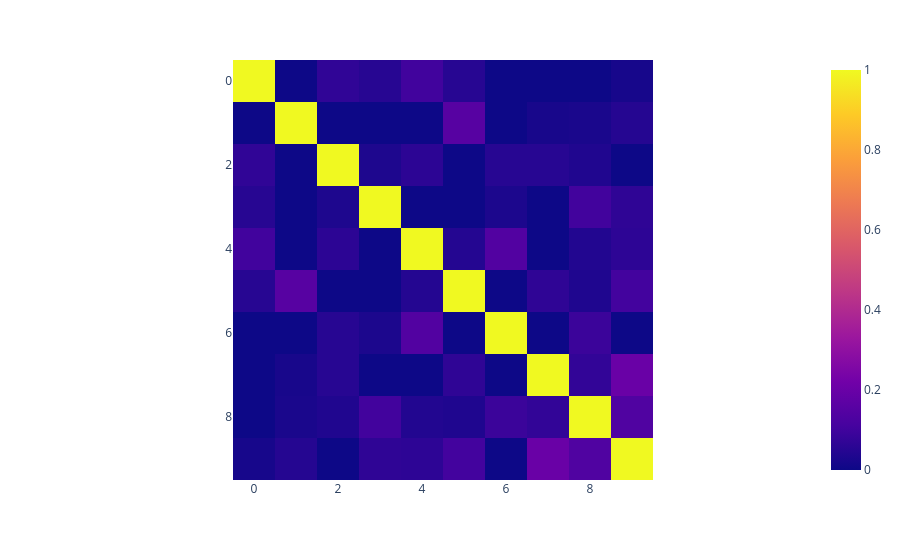

The notebook cell this image was saved under:
### Markdown cell above
Im Folgenden nutzen wir die `cosine_similarity`-Funktion, um auf der Grundlage unserer TF-IDF-vektorisierten `mixed_sents` die Ähnlichkeiten zwischen allen Sätzen in der Liste zu berechnen sowie diese anschließend als Heatmap mithilfe der `plotly` library zu visualisieren.

### Code cell
from sklearn.metrics.pairwise import cosine_similarity
import numpy as np
import plotly.express as px
import plotly.offline as pyo

pyo.init_notebook_mode(connected=True)

# Vektorisierung
vectorizer = TfidfVectorizer()
tfidf = vectorizer.fit_transform(mixed_sents)

# Berechnung Kosinusähnlichkeiten pro Satz i (i:n), Transformation in entsprechende Matrix
tfidf_sent_sim_matrix = []
for i, sent in enumerate(mixed_sents):
    cosine_similarities = cosine_similarity(tfidf[i:i+1], tfidf).flatten()
    tfidf_sent_sim_matrix.append(cosine_similarities.tolist())

# Visualisierung (Heatmap)
fig = px.imshow(tfidf_sent_sim_matrix)
fig.show()

### Figure 1 — Plotly figure (JSON) as saved in the notebook; plotly's stock layout.template omitted (floating-point values rounded to 4 significant figures)
{"data": [{"coloraxis": "coloraxis", "hovertemplate": "x: %{x}<br>y: %{y}<br>color: %{z}<extra></extra>", "name": "0", "type": "heatmap", "xaxis": "x", "yaxis": "y", "z": [[1.0, 0.0, 0.06747, 0.05012, 0.1012, 0.05052, 0.0, 0.0, 0.0, 0.02008], [0.0, 1.0, 0.0, 0.0, 0.0, 0.1543, 0.0, 0.02065, 0.02521, 0.04707], [0.06747, 0.0, 1.0, 0.03223, 0.06008, 0.0, 0.0508, 0.05115, 0.03778, 0.0], [0.05012, 0.0, 0.03223, 1.0, 0.0, 0.0, 0.02888, 0.0, 0.103, 0.0661], [0.1012, 0.0, 0.06008, 0.0, 1.0, 0.04499, 0.1407, 0.0, 0.04005, 0.06312], [0.05052, 0.1543, 0.0, 0.0, 0.04499, 1.0, 0.0, 0.0664, 0.03579, 0.1048], [0.0, 0.0, 0.0508, 0.02888, 0.1407, 0.0, 1.0, 0.0, 0.08982, 0.0], [0.0, 0.02065, 0.05115, 0.0, 0.0, 0.0664, 0.0, 1.0, 0.07282, 0.1983], [0.0, 0.02521, 0.03778, 0.103, 0.04005, 0.03579, 0.08982, 0.07282, 1.0, 0.137], [0.02008, 0.04707, 0.0, 0.0661, 0.06312, 0.1048, 0.0, 0.1983, 0.137, 1.0]]}], "layout": {"coloraxis": {"colorscale": [[0, "#0d0887"], [0.1111, "#46039f"], [0.2222, "#7201a8"], [0.3333, "#9c179e"], [0.4444, "#bd3786"], [0.5556, "#d8576b"], [0.6667, "#ed7953"], [0.7778, "#fb9f3a"], [0.8889, "#fdca26"], [1, "#f0f921"]]}, "margin": {"t": 60}, "xaxis": {"anchor": "y", "constrain": "domain", "domain": [0, 1], "scaleanchor": "y"}, "yaxis": {"anchor": "x", "autorange": "reversed", "constrain": "domain", "domain": [0, 1]}}}
